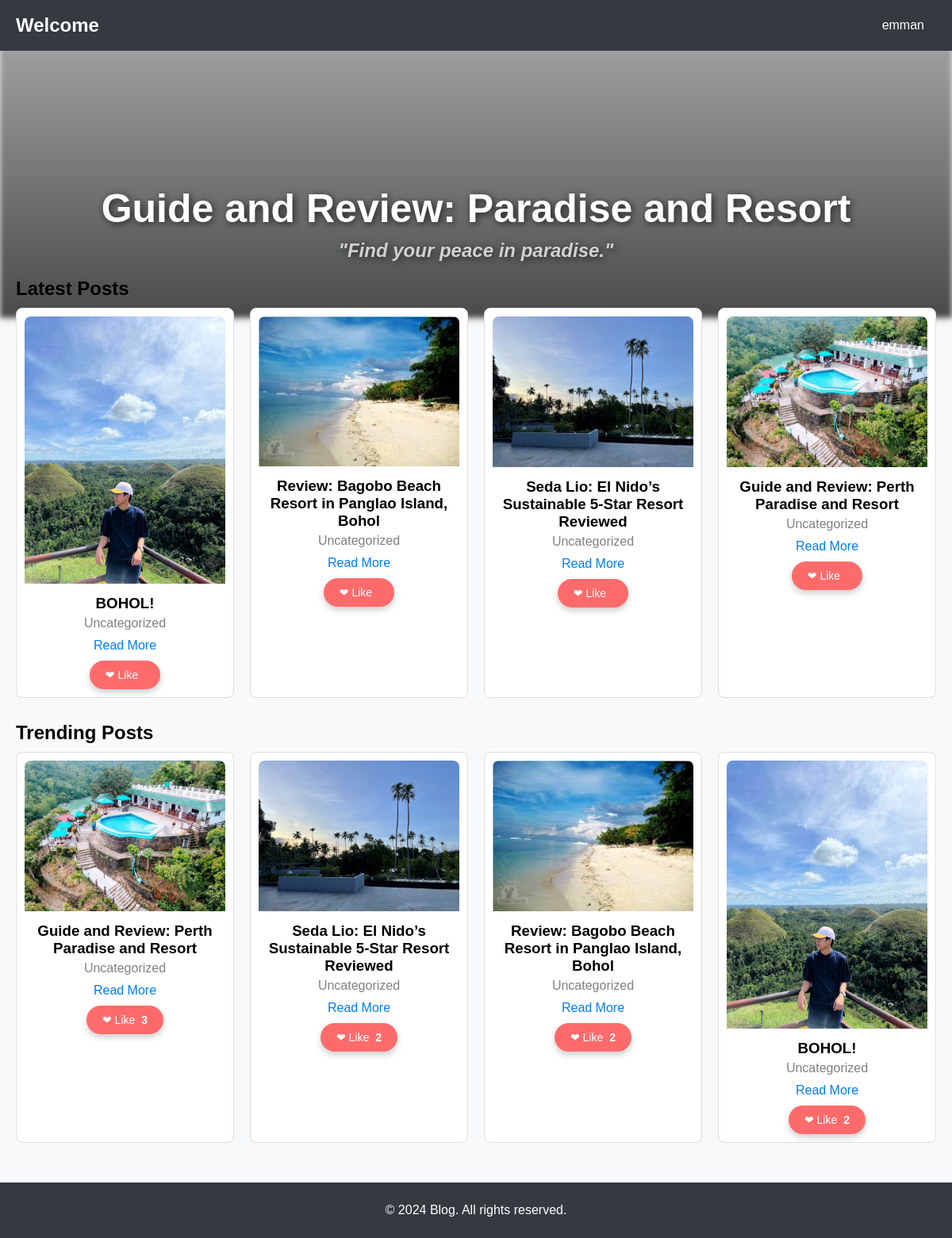
Page / (signed in) on the committed database.
### tables this page shows
CREATE TABLE `users` (
  `id` int(11) NOT NULL,
  `username` varchar(50) NOT NULL,
  `password` varchar(255) NOT NULL,
  `role` enum('admin','user') DEFAULT 'user',
  `registration_date` timestamp NOT NULL DEFAULT current_timestamp()
);

CREATE TABLE `posts` (
  `id` int(11) NOT NULL,
  `title` varchar(255) NOT NULL,
  `content` text NOT NULL,
  `category` enum('optimization','troubleshooting') NOT NULL,
  `image_path` varchar(255) DEFAULT NULL,
  `likes_count` int(11) DEFAULT 0,
  `created_at` timestamp NOT NULL DEFAULT current_timestamp(),
  `category_id` int(11) DEFAULT NULL,
  `related_to` int(11) DEFAULT NULL
);

### index.php (the view, shortened to what this page needs)
<?php
$host = 'sql203.infinityfree.com';
$dbname = 'if0_37727017_blogdb';
$username = 'if0_37727017';
$password = '8KmXpV9wEy6';
try {
    $pdo = new PDO("mysql:host=$host;dbname=$dbname;charset=utf8mb4", $username, $password);
    $pdo->setAttribute(PDO::ATTR_ERRMODE, PDO::ERRMODE_EXCEPTION);
} catch (PDOException $e) {
    die("Database connection failed: " . $e->getMessage());
}
$user_display_name = '';
if (isset($_SESSION['user_id'])) {
    $stmt = $pdo->prepare("SELECT username FROM users WHERE id = :user_id");
    $stmt->bindParam(':user_id', $_SESSION['user_id'], PDO::PARAM_INT);
    $stmt->execute();
    $user = $stmt->fetch(PDO::FETCH_ASSOC);
    if ($user) {
        $user_display_name = $user['username'];
    }
}
$stmt = $pdo->prepare("
    SELECT p.id, p.title, c.name AS category, p.image_path
    FROM posts p
    LEFT JOIN categories c ON p.category_id = c.id
    ORDER BY p.created_at DESC
    LIMIT 5
");
$stmt->execute();
$latest_posts = $stmt->fetchAll(PDO::FETCH_ASSOC);
$stmt = $pdo->prepare("
    SELECT p.id, p.title, c.name AS category, p.image_path, COUNT(l.id) AS likes_count
    FROM posts p
    LEFT JOIN likes l ON p.id = l.post_id
    LEFT JOIN categories c ON p.category_id = c.id
    GROUP BY p.id
    ORDER BY likes_count DESC
    LIMIT 5
");
$stmt->execute();
$trending_posts = $stmt->fetchAll(PDO::FETCH_ASSOC);
?>
<!DOCTYPE html>
<html lang="en">
<head>
    <link rel="stylesheet" href="/jegrandia/home.css?v=<?= time(); ?>">
</head>
<body>
    <header>
        <h1>Welcome</h1>
        <nav>
            <?php if (!empty($user_display_name)): ?>
                <div class="dropdown">
                    <button><?= htmlspecialchars($user_display_name) ?></button>
                </div>
            <?php else: ?>
                <a href="login.php">Login</a>
                <a href="register.php">Register</a>
            <?php endif; ?>
        </nav>
    </header>
    <main>
        <div class="title">
            <h1>Guide and Review: Paradise and Resort</h1>
            <h2>"Find your peace in paradise."</h2>
        </div>
        <div class="header-title-bg"></div>
        <section class="latest-posts">
            <h2>Latest Posts</h2>
            <div class="post-list">
                <?php if (!empty($latest_posts)): ?>
                    <?php foreach ($latest_posts as $post): ?>
                        <div class="post-card">
                            <img src="<?= htmlspecialchars($post['image_path'] ?: 'default-image.jpg') ?>"
                                alt="<?= htmlspecialchars($post['title']) ?> Image">
                            <h3><?= htmlspecialchars($post['title']) ?></h3>
                            <p><?= htmlspecialchars($post['category'] ?: 'Uncategorized') ?></p>
                            <a href="post.php?id=<?= $post['id'] ?>">Read More</a>
                            <div class="like-container">
                                <button type="button" class="like-button" data-post-id="<?= $post['id'] ?>">
                                    ❤ Like <span class="like-count"></span>
                                </button>
                            </div>
                        </div>
                    <?php endforeach; ?>
                <?php else: ?>
                    <p>No posts available.</p>
                <?php endif; ?>
            </div>
        </section>
        <section class="trending-posts">
            <h2>Trending Posts</h2>
            <div class="post-list">
                <?php if (!empty($trending_posts)): ?>
                    <?php foreach ($trending_posts as $post): ?>
                        <div class="post-card">
                            <img src="<?= htmlspecialchars($post['image_path'] ?: 'default-image.jpg') ?>"
                                alt="<?= htmlspecialchars($post['title']) ?> Image">
                            <h3><?= htmlspecialchars($post['title']) ?></h3>
                            <p><?= htmlspecialchars($post['category'] ?: 'Uncategorized') ?></p>
                            <a href="post.php?id=<?= $post['id'] ?>">Read More</a>
                            <div class="like-container">
                                <button type="button" class="like-button" data-post-id="<?= $post['id'] ?>">
                                    ❤ Like <span class="like-count"><?= htmlspecialchars($post['likes_count'] ?? 0) ?></span>
                                </button>
                            </div>
                        </div>
                    <?php endforeach; ?>
                <?php else: ?>
                    <p>No trending posts available.</p>
                <?php endif; ?>
            </div>
        </section>
    </main>
    <footer>
        <p>&copy; <?= date('Y') ?> Blog. All rights reserved.</p>
    </footer>
</body>
</html>

### home.css (style rules this page uses)
body { font-family: Arial, sans-serif; margin: 0; padding: 0; background-color: #f8f9fa; }
header { background-color: #343a40; color: #fff; padding: 15px 20px; display: flex; justify-content: space-between; align-items: center; }
header h1 { margin: 0; font-size: 24px; font-weight: bold; }
header nav { display: flex; gap: 20px; }
.dropdown { position: relative; display: inline-block; }
.dropdown button { background: none; color: #fff; border: none; cursor: pointer; font-size: 16px; padding: 8px 15px; border-radius: 20px; transition: background-color 0.3s; }
main { padding: 20px; max-width: 1200px; margin: auto; }
.header-title-bg { position: absolute; top: 0; left: 0; width: 100%; height: 400px; background-repeat: no-repeat; background-size: cover; background-position: center; z-index: -1; filter: brightness(70%) blur(3px); box-shadow: 0 4px 6px rgba(0, 0, 0, 0.2); }
.title { font-size: 40px; font-weight: bold; color: #fff; text-shadow: 2px 2px 10px rgba(0, 0, 0, 0.7); text-align: center; margin-top: 150px; z-index: 1; position: relative; font-family: "Arial", sans-serif; }
.title h1 { font-size: 50px; margin-bottom: 10px; }
.title h2 { font-size: 24px; margin-top: 0; font-style: italic; color: #d1d1d1; }
.header-title-bg::before { content: ""; position: absolute; top: 0; left: 0; width: 100%; height: 100%; background: linear-gradient( to bottom, rgba(0, 0, 0, 0.3), rgba(0, 0, 0, 0.7) ); z-index: -1; }
.header-title-bg { background-attachment: fixed; }
section { margin-bottom: 30px; }
h2 { margin-bottom: 10px; }
.post-list { display: grid; grid-template-columns: repeat(auto-fit, minmax(250px, 1fr)); gap: 20px; }
.post-card { background: white; border: 1px solid #ddd; border-radius: 8px; padding: 10px; text-align: center; transition: transform 0.2s, box-shadow 0.2s; }
.post-card img { max-width: 100%; height: auto; border-radius: 8px 8px 0 0; }
.post-card h3 { margin: 10px 0 5px; }
.post-card p { margin: 0 0 10px; color: gray; }
.post-card a { text-decoration: none; color: #007bff; }
footer { background-color: #343a40; color: white; padding: 10px; text-align: center; }
.like-button { display: inline-flex; align-items: center; justify-content: center; background-color: #ff6b6b; color: #fff; border: none; border-radius: 20px; padding: 10px 20px; font-size: 14px; cursor: pointer; transition: background-color 0.3s ease, transform 0.2s ease; box-shadow: 0 4px 8px rgba(0, 0, 0, 0.2); }
.like-button .like-count { margin-left: 8px; font-weight: bold; }
.post-card .like-button { margin-top: 10px; }

### rows in the picture
users: username "emman"
posts: image_path (picture), title "BOHOL!", category "Uncategorized", likes_count "2"
posts: image_path (picture), title "Review: Bagobo Beach Resort in Panglao Island, Bohol", category "Uncategorized", likes_count "2"
posts: image_path (picture), title "Seda Lio: El Nido’s Sustainable 5-Star Resort Reviewed", category "Uncategorized", likes_count "2"
posts: image_path (picture), title "Guide and Review: Perth Paradise and Resort", category "Uncategorized", likes_count "3"
